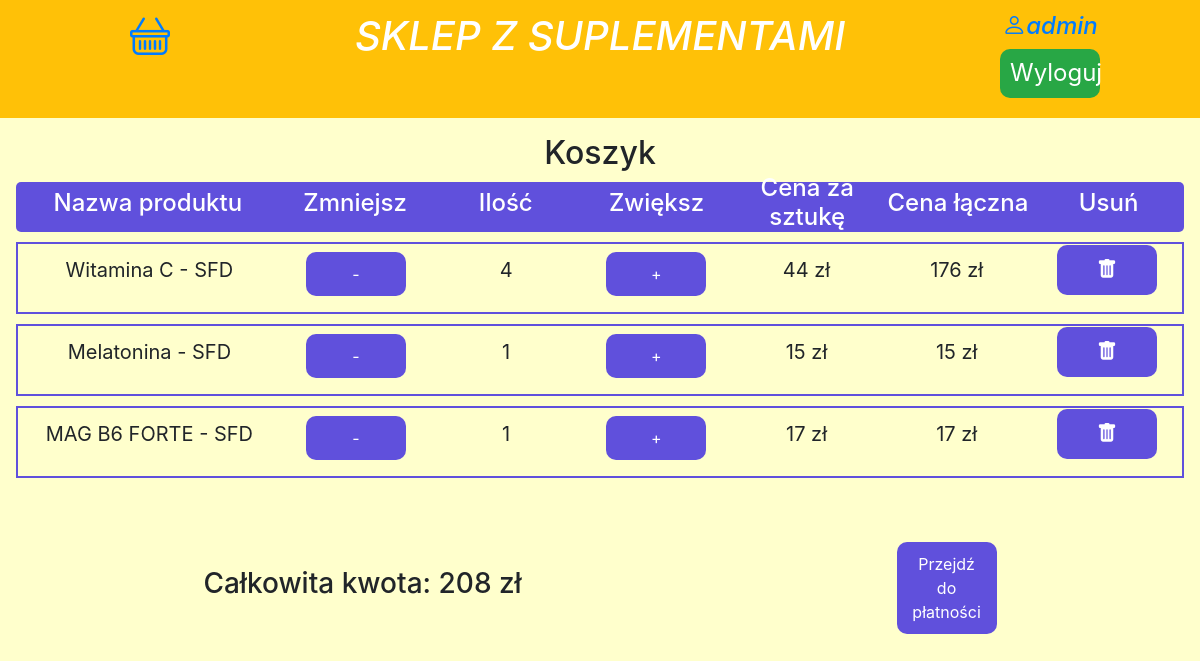
Page /koszyk/ (signed in) on the earlier database version.
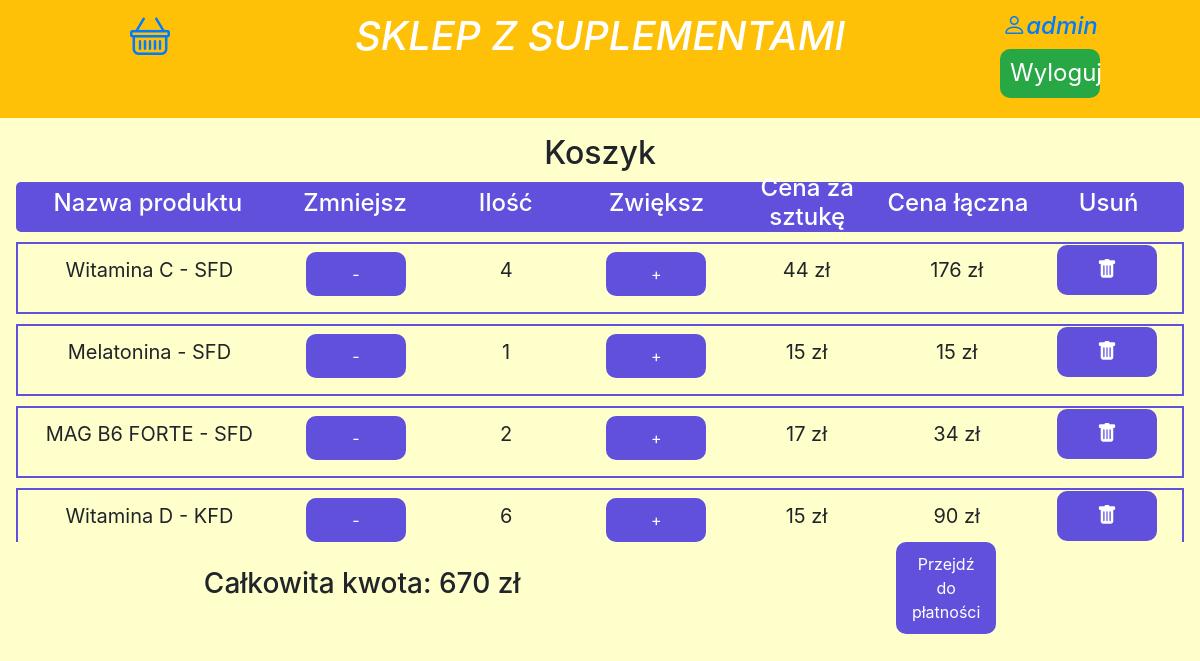
Same page on the later database version.
### Main/models.py (models this page shows, shortened)
class ElementKoszyka(models.Model):
    produkt = models.ForeignKey(Supplement, on_delete=models.CASCADE, related_name='items')
    koszyk = models.ForeignKey(Koszyk, on_delete=models.CASCADE, related_name='cartitems')
    ilosc = models.IntegerField(default=0)
    class Meta:
        verbose_name = "Element koszyka"
        verbose_name_plural = "Elementy koszyka"
    @property
    def kwota(self):
        cena = self.produkt.cena.split()
        nowa_cena = int(cena[0]) * self.ilosc
        return nowa_cena

class Supplement(models.Model):
    kategoria = models.ForeignKey(Kategoria, on_delete=models.CASCADE, null=True)
    producent = models.ForeignKey(Producent, on_delete=models.CASCADE, null=True)
    foto = models.ForeignKey(Foto, on_delete=models.CASCADE, null=True)
    nazwa = models.CharField(max_length=50)
    opis = models.TextField(max_length=3500)
    dostepnosc = models.CharField(max_length=50)
    cena = models.CharField(max_length=50)
    rodzaj_suplementu = models.CharField(max_length=50)
    pojemnosc_suplementu = models.CharField(max_length=50)
    class Meta:
        verbose_name = "Suplement"
        verbose_name_plural = "Suplementy"

class Producent(models.Model):
    nazwa = models.CharField(max_length=50)
    def __str__(self):
        return self.nazwa
    class Meta:
        verbose_name = "Producent"
        verbose_name_plural = "Producenci"

class Koszyk(models.Model):
    id = models.UUIDField(default=uuid.uuid4, primary_key=True)
    klient = models.ForeignKey(User, on_delete=models.CASCADE)
    zamowione = models.BooleanField(default=False)
    class Meta:
        verbose_name = "Koszyk"
        verbose_name_plural = "Koszyk"
    @property
    def kompletna_kwota(self):
        elementy_koszyka = self.cartitems.all()
        cena = sum([produkt.kwota for produkt in elementy_koszyka])
        return cena

### Main/views.py (the view)
# urls.py: path('koszyk/', views.koszyk, name="koszyk"),
def koszyk(request):
    cart = None
    cartitems = []
    if request.user.is_authenticated:
        cart, created = Koszyk.objects.get_or_create(klient=request.user, zamowione=False)
        cartitems = cart.cartitems.all()
    context = {"cart": cart, "items": cartitems}
    return render(request, "koszyk.html", context)

### Main/templates/koszyk.html (shortened to what this page needs)
{% load static %}
<!DOCTYPE html>
<html lang="pl">
<head>
    {% load static %}
    <link rel="stylesheet" href="{% static 'css/bootstrap.min.css' %}">
    <link rel="stylesheet" href="{% static 'css/bootstrap.css' %}">
    <link rel="stylesheet" href="{% static 'css/style.css' %}">
    <link rel="stylesheet" href="https://cdn.jsdelivr.net/npm/bootstrap-icons@1.5.0/font/bootstrap-icons.css">
</head>
<body>
    <div class="row font-italic text-white bg-light">
        <div class="col-3 bg-warning d-none d-md-block">
            <h1><a href="{% url 'koszyk' %}"><span class="bi-basket"></span></a></h1>
        </div>
        <div class="col-6 bg-warning d-none d-md-block">
            <h1> <a class="text-white" href="{% url 'index' %}"> SKLEP Z SUPLEMENTAMI </a></h1>
        </div>
        <div class="col-3 bg-warning d-none d-md-block">
            <h4>
                <a href="{% url 'profil' %}"><span class="bi-person">{{ request.user }}</span></a>
                {% if request.user.is_anonymous %}
                    <h4><button class="btn-success"><a class="text-white" href="{% url 'wylogowanie' %}">Zaloguj</a></button></h4>
                {% else %}
                    <h4><button class="btn-success"><a class="text-white" href="{% url 'wylogowanie' %}">Wyloguj</a></button></h4>
                {% endif %}
            </h4>
        </div>
    </div>
    <div class="text-center p-3">
        <h2>Koszyk</h2>
        <div class="heading">
            <div class="p_name"><h4>Nazwa produktu</h4></div>
            <div class="name"><h4>Zmniejsz</h4></div>
            <div class="name"><h4>Ilość</h4></div>
            <div class="name"><h4>Zwiększ</h4></div>
            <div class="name"><h4>Cena za sztukę</h4></div>
            <div class="name"><h4>Cena łączna</h4></div>
            <div class="name"><h4>Usuń</h4></div>
        </div>
        <div class="itemContainer">
            {% for suplement in items %}
            <div class="item">
              <div class="iteminfo">
                <p>{{suplement.produkt.nazwa}} - {{ suplement.produkt.producent }}</p>
              </div>
                <div class="name"><p><button class="small mt-2 minus" value="{{ suplement.id }}">-</button></p></div>
                <div class="name"><p>{{ suplement.ilosc }}</p></div>
                <div class="name"><p><button class="small mt-2 plus" value="{{ suplement.id }}">+</button></p></div>
                <div class="name"><p>{{suplement.produkt.cena}}</p></div>
                <div class="name"><p>{{suplement.kwota}} zł</p></div>
                <div class="name"><p><button class="bi bi-trash-fill trash" value="{{ suplement.id }}"></button></p></div>
            </div>
            {% endfor %}
        </div>
        <div class="pay-section">
        <h3>Całkowita kwota: {{cart.kompletna_kwota}} zł</h3>
        <button>Przejdź do płatności</button>
        </div>
    </div>
</body>
</html>

### Main/static/css/style.css (style rules this page uses)
p { font-size: 20px; }
.heading { width: 100%; height: 50px; display: flex; align-items: center; justify-content: space-evenly; background-color: #6050DC; border-radius: 5px; color: white; margin-top: 10px; }
.name, .p_name { width: 200px; display: flex; align-items: center; justify-content: center; }
.p_name { width: 350px; }
.itemContainer { width: 100%; height: 300px; overflow-y: auto; margin-top: 10px; }
.item { width: 100%; height: auto; display: flex; align-items: center; justify-content: space-evenly; border: 2px solid #6050DC; margin-bottom: 10px; }
.item .iteminfo { display: flex; align-items: center; justify-content: space-around; width: 350px; }
button { padding: 10px 10px 10px 10px; border-radius: 10px; background-color: #6050DC; color: white; width: 100px; border: none; cursor: pointer; }
.pay-section { width: 100%; height: auto; display: flex; align-items: center; justify-content: space-around; }

### Main/templates/koszyk.html (style rules this page uses)
body { background-color: #ffffcc; margin: 0; padding: 0; }
[class *= "col-"] { background-color: #ffffcc; text-align: center; padding: 1%; }
.row { margin: 0; }

Differences in the rows shown:
changed ElementKoszyka "MAG B6 FORTE": ilosc "1" → "2"; kwota "17" → "34"
added ElementKoszyka: produkt.nazwa "Witamina D", produkt.producent "KFD", {{ suplement.id }} 10 (drawn), ilosc "6", produkt.cena "15 zł", kwota "90"
changed through a linked row, Koszyk: kompletna_kwota "208" → "670"
